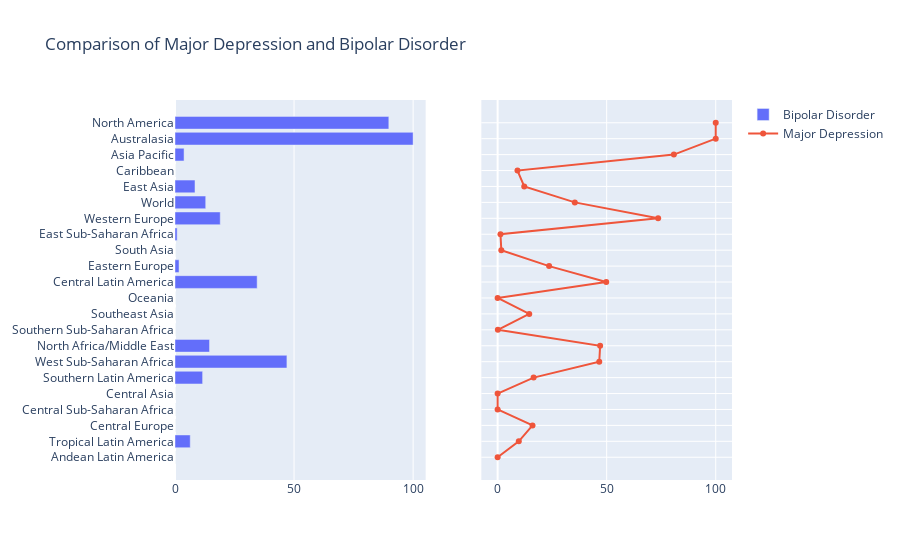

Source (notebook cell):
### Markdown cell above
## Subplots

- Comparing bipolar disorder and major depression

### Code cell
entities = data2["Entity"].tolist()
fig_sub = make_subplots(rows=1, cols=2, shared_yaxes=True)
fig_sub.add_trace(
    go.Bar(x=data2["Bipolar disorder"], y=entities, orientation='h', name="Bipolar Disorder"),
    row=1, col=1
)
fig_sub.add_trace(
    go.Scatter(x=data2["Major depression"], y=entities, mode='lines+markers', name="Major Depression"),
    row=1, col=2
)
fig_sub.update_layout(title="Comparison of Major Depression and Bipolar Disorder")
fig_sub.show()

### Figure 1 — Plotly figure (JSON) as saved in the notebook; plotly's stock layout.template omitted (floating-point values rounded to 4 significant figures)
{"data": [{"name": "Bipolar Disorder", "orientation": "h", "type": "bar", "x": [0, 6.4, 0, 0, 0, 11.6, 47, 14.5, 0, 0, 0, 34.5, 1.7, 0, 0.9, 19, 12.9, 8.4, 0, 3.8, 100, 89.8], "xaxis": "x", "y": ["Andean Latin America", "Tropical Latin America", "Central Europe", "Central Sub-Saharan Africa", "Central Asia", "Southern Latin America", "West Sub-Saharan Africa", "North Africa/Middle East", "Southern Sub-Saharan Africa", "Southeast Asia", "Oceania", "Central Latin America", "Eastern Europe", "South Asia", "East Sub-Saharan Africa", "Western Europe", "World", "East Asia", "Caribbean", "Asia Pacific", "Australasia", "North America"], "yaxis": "y"}, {"mode": "lines+markers", "name": "Major Depression", "type": "scatter", "x": [0, 9.7, 16, 0, 0, 16.5, 46.6, 47, 0.1, 14.5, 0, 49.8, 23.6, 1.7, 1.3, 73.6, 35.4, 12.2, 9.1, 80.8, 100, 100], "xaxis": "x2", "y": ["Andean Latin America", "Tropical Latin America", "Central Europe", "Central Sub-Saharan Africa", "Central Asia", "Southern Latin America", "West Sub-Saharan Africa", "North Africa/Middle East", "Southern Sub-Saharan Africa", "Southeast Asia", "Oceania", "Central Latin America", "Eastern Europe", "South Asia", "East Sub-Saharan Africa", "Western Europe", "World", "East Asia", "Caribbean", "Asia Pacific", "Australasia", "North America"], "yaxis": "y2"}], "layout": {"title": {"text": "Comparison of Major Depression and Bipolar Disorder"}, "xaxis": {"anchor": "y", "domain": [0, 0.45]}, "xaxis2": {"anchor": "y2", "domain": [0.55, 1]}, "yaxis": {"anchor": "x", "domain": [0, 1]}, "yaxis2": {"anchor": "x2", "domain": [0, 1], "matches": "y", "showticklabels": false}}}
